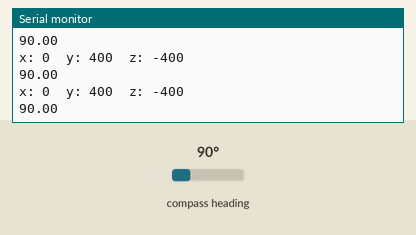
Recording of a sketch running on a simulated Arduino Uno, built with avr-gcc and run on an emulated ATmega328P. Shown: the last lines printed to the serial monitor. Wiring (inferred from the names in the program): HMC5883L compass at I2C address 0x1E. The test bench sets the inputs (shaded band); at power-on: compass heading 90°.

Above: at 1.2 s.
1.3 s: compass heading set to 7°
At 1.71 s:
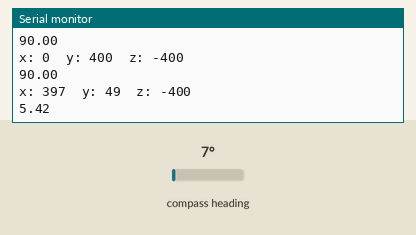
4.3 s: compass heading set to 180°
At 4.48 s:
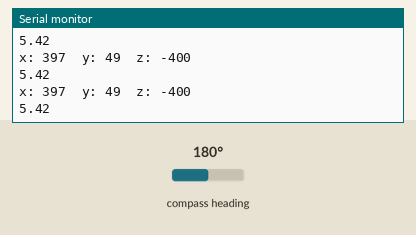
Timing chart, 0 to 7.3 s (numbered marks = the images above; inputs shaded):
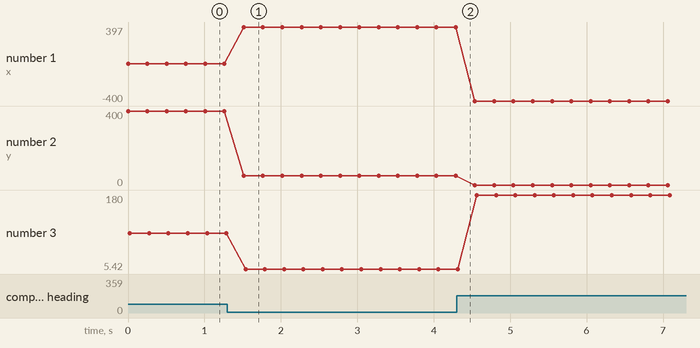

Measured:
- after the input at 1.3 s, the serial monitor: prints a new line after 0.21 s (image 1)
- plotted number 1: 0 → 397 after the input at 1.3 s
- plotted number 2: 400 → 49 after the input at 1.3 s, 49 → 0 after the input at 4.3 s
- plotted number 3: 90 → 5.42 after the input at 1.3 s, 5.42 → 180 after the input at 4.3 s

The sketch:

compass.ino
```cpp
#include <Wire.h> //I2C Arduino Library

#define address 0x1E //0011110b, I2C 7bit address of HMC5883
float goodX;
float goodY;
float xScale = 1.3;
float yScale = 1;
float xShift = 0;
float yShift = 0;
float comShift = 0;

void setup(){
  //Initialize Serial and I2C communications
  Serial.begin(9600);
  Wire.begin();

  //Put the HMC5883 IC into the correct operating mode
  Wire.beginTransmission(address); //open communication with HMC5883
  Wire.write(0x02); //select mode register
  Wire.write(0x00); //continuous measurement mode
  Wire.endTransmission();
}

void loop(){

  int x,y,z; //triple axis data

  //Tell the HMC5883 where to begin reading data
  Wire.beginTransmission(address);
  Wire.write(0x03); //select register 3, X MSB register
  Wire.endTransmission();


 //Read data from each axis, 2 registers per axis
  Wire.requestFrom(address, 6);
  if(6<=Wire.available()){
    x = Wire.read()<<8; //X msb
    x |= Wire.read(); //X lsb
    z = Wire.read()<<8; //Z msb
    z |= Wire.read(); //Z lsb
    y = Wire.read()<<8; //Y msb
    y |= Wire.read(); //Y lsb
  }

  //Print out values of each axis
  Serial.print("x: ");
  Serial.print(x);
  Serial.print("  y: ");
  Serial.print(y);
  Serial.print("  z: ");
  Serial.println(z);

  goodX = (float)x * xScale + (float) xShift;
  goodY = (float)y * yScale + (float) yShift;

  float comAngle = atan2(goodY, goodX)/ 3.1415926 * 180;
  comAngle -= comShift;
  if (comAngle < 0)
    comAngle += 360;
  Serial.println(comAngle);

  delay(250);
}
```
